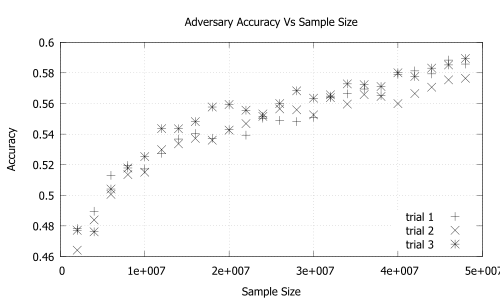

This figure's gnuplot source:
set title "Adversary Accuracy Vs Sample Size"
set xlabel "Sample Size"
set xrange[1000:5e7]
set xtics 1e7
#set xtics 20000
set ylabel "Accuracy"
set grid y
set grid x
set key right bottom
plot "gov_nsa" u 2:1 every 40000 index 0 w points title "trial 1", "" u 2:1 every 40000 index 10 w points title "trial 2", "" u 2:1 every 40000 index 2 w points title "trial 3"

call "eps_export.plt" "figure_4.eps"
call "pdf_export.plt" "figure_4.pdf"
